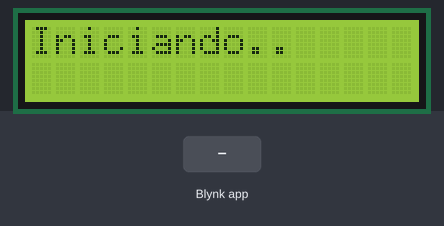
A sketch run on a simulated Arduino Uno, built with avr-gcc and run on an emulated ATmega328P. Shown: 16×2 character LCD. The test bench sets the inputs (shaded band). WiFi joins after 1.5 s; servers stay silent unless stated.

Above: at 3.0 s.
3.1 s: Blynk app writes 1 to V0
At 4.0 s:
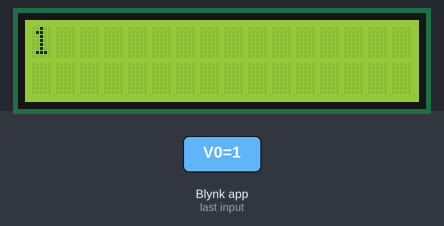
4.6 s: Blynk app writes 0 to V0
At 5.2 s:
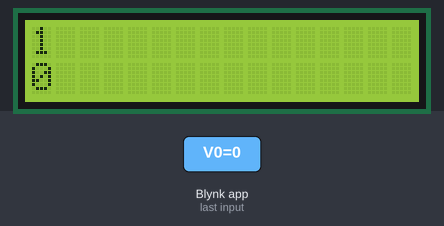
6.1 s: Blynk app writes 200 to V0
At 7.5 s:
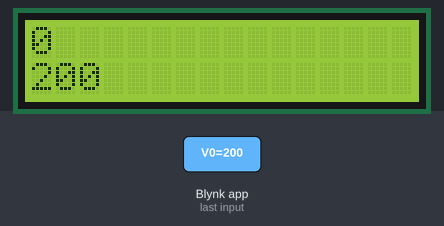
Timing chart, 0 to 9.1 s (numbered marks = the images above; inputs shaded):
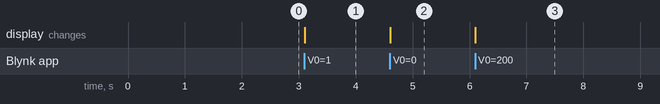

Measured:
- after the input at 3.1 s, the display: changes at once (image 1)
- after the input at 4.6 s, the display: changes at once (image 2)
- after the input at 6.1 s, the display: changes at once (image 3)

The sketch:

ADICIONAL_BLYNK_DISPLAY.ino
```cpp
/*
  Exemplo utilizando o computador como ponte Serial -> Servidor
  Neste exemplo, o usuário tem um TextInput no Blynk que mostra as informações no display
*/

#include <BlynkSimpleStream.h>
#include <LiquidCrystal.h> // Inclui biblioteca "LiquidCristal.h"
//Display = LCD Keypad Shield
LiquidCrystal lcd(8, 9, 4, 5, 6, 7);
//Chave de autenticação do projeto no Blynk
char auth[] = "Auth";
//Ultima string
String ultimaString = "";

void setup()
{
  //Inicialiando o Display
  lcd.begin(16, 2);
  lcd.setCursor(0,0);
  lcd.print("Iniciando..");
  //Inicializando Serial e Blynk
  Serial.begin(9600);
  Blynk.begin(Serial, auth);
}

void loop()
{
  Blynk.run();
}


//Text Input para scrollar no display
BLYNK_WRITE(V0){
  String str = param.asStr();
  lcd.clear();
  if(ultimaString.length() > 0){
    lcd.setCursor(0,0);
    lcd.print(ultimaString);
    lcd.setCursor(0,1);
    lcd.print(str);
  }else{
    lcd.setCursor(0,0);
    lcd.print(str);

  }
  ultimaString = str;
}
```
